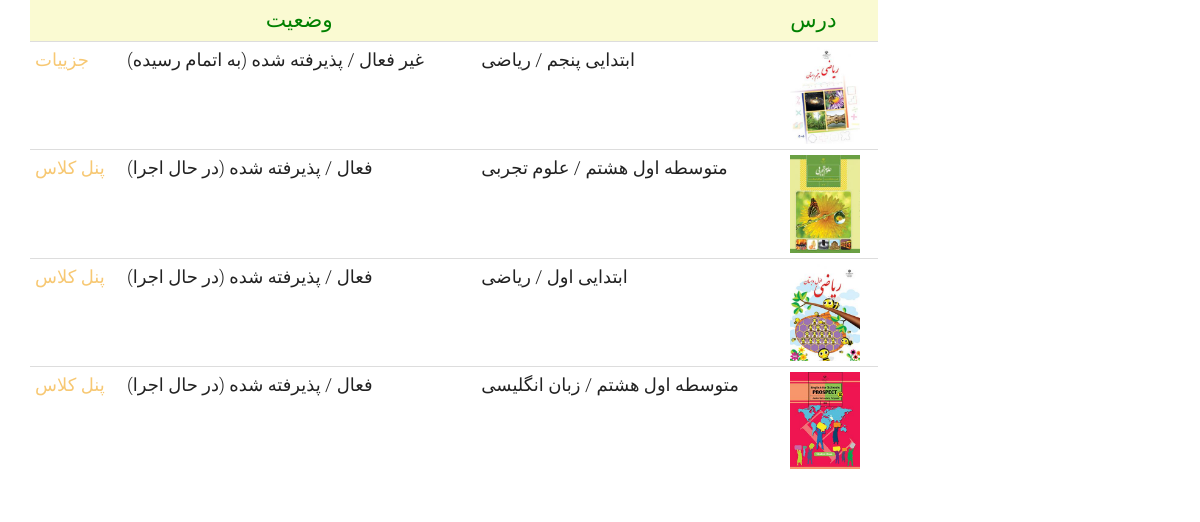
Screenshot of /application/user-application-list (signed in) with the database file from the repository.
### application/models.py (models this page shows, shortened)
class Application(models.Model):
    applicant = models.ForeignKey(User, on_delete=models.CASCADE)
    demanded_course = models.ForeignKey(Course, on_delete=models.CASCADE)
    preferred_style = models.CharField(choices=HOLDING_STYLE, max_length=50, default="V")
    short_description = models.CharField(max_length=300, null=True, blank=True)
    is_accepted = models.BooleanField(blank=True, null=True, default=False)
    num_of_student = models.IntegerField(validators=[MinValueValidator(1), MaxValueValidator(10)], default=1)
    registered_date = models.DateField(null=True, blank=True , auto_now_add=True)
    free_day_1 = models.ForeignKey(WeekDay, on_delete=models.CASCADE, null=True, blank=True)
    free_time_1 = models.ForeignKey(AvailableTime, on_delete=models.CASCADE, null=True, blank=True)
    venue = models.ForeignKey(PublicPlace, on_delete=models.CASCADE, blank=True, null=True)
    is_active = models.BooleanField(default=False)
    slug = models.SlugField(max_length=200, default="", null=False, db_index=True)
    def get_absolute_url(self):
        return reverse('application_detail', args=[self.id])

class Course(models.Model):
    course_name = models.ForeignKey(CourseName, on_delete=models.CASCADE, db_index=True)
    grade = models.ForeignKey(Grade, on_delete=models.CASCADE, blank=True, null=True)
    major = models.ForeignKey(Major, on_delete=models.CASCADE, blank=True, null=True)
    image=models.ImageField(upload_to='images/courses', null=True,blank=True)
    code=models.CharField(max_length=7, blank=True, null=True)
    book_download_link=models.CharField(max_length=300, blank=True, null=True)
    is_active = models.BooleanField(default=True)
    slug = models.SlugField(max_length=500, blank=True, null=True)
    def __str__(self):
        return f" {self.grade} / {self.course_name} "
    class Meta:
        constraints = [
            models.UniqueConstraint(fields=['course_name', 'grade', 'major'],
                                    name='unique_course_name_edu_level_grade'),
        ]

class Grade(models.Model):
    edu_level = models.ForeignKey(EducationalLevel, on_delete=models.CASCADE)
    grade_name = models.CharField(max_length=20, verbose_name="پایه تحصیلی")
    url_title = models.CharField(max_length=200, blank=True, null=True)
    is_active = models.BooleanField(default=True)
    def __str__(self):
        return f"{self.edu_level} {self.grade_name}"
    class Meta:
        constraints = [
            models.UniqueConstraint(fields=['edu_level', 'grade_name'], name='unique_edu_level_grade')]

class EducationalLevel(models.Model):
    edu_level = models.CharField(max_length=20, unique=True, verbose_name="دوره آموزشی")
    url_title = models.CharField(max_length=200, blank=True, null=True)
    is_active = models.BooleanField(default=True)
    def __str__(self):
        return self.edu_level

class CourseName(models.Model):
    course_name = models.CharField(max_length=20, unique=True)
    def __str__(self):
        return f"{self.course_name}"

### application/views.py (the view)
# urls.py: path('user-application-list',views.UserApplicationListView.as_view(), name='user_application_list_page'),
class UserApplicationListView(ListView):
    template_name = 'application/user_application_list.html'
    model = Application
    context_object_name = 'applications'
    ordering = ['registered_date']
    paginate_by = 9
    def get_queryset(self):
        base_query = super(UserApplicationListView, self).get_queryset()
        current_user = self.request.user
        application = base_query.filter(applicant_id=current_user.id)
        return application

### application/templates/application/user_application_list.html (shortened to what this page needs)
{% extends 'shared/_layout.html' %}
{% load render_partial %}
{% block content %}
<div class="container">
	<div class="row">
		<div class="col-sm-9">
			<div class="container-fluid">
				<div class="row fh5co-post-entry">
				<div class="table-responsive cart_info">
				<table class="table table-condensed">
					<thead>
						<tr class="cart_menu", style="background-color: lightgoldenrodyellow">
							<td></td>
							<td style="text-align: center; color: green; font-size: larger">وضعیت</td>
							<td></td>
							<td style="color: green; font-size: larger">درس</td>
						</tr>
					</thead>
					<tbody>
					{% for application in applications %}
						<tr>
							<td>
								{% if application.acceptedapplication.is_finished == True  %}
								<a href=""> جزییات </a>
								{% elif application.is_active == False and application.is_accepted == False  %}
								<a href="{% url 'complete_application_page' %}"> تکمیل / </a>
								<a href="" onclick="removeInactiveApplication({{application.id}})"> حذف </a>
								{% elif application.is_active == True and application.is_accepted == False  %}
								<a href="{% url 'edit_active_application' application_id=application.id %}"> ویرایش / </a>
								<a href="" onclick="removeActiveApplication({{application.id}})"> حذف </a>
								{% elif application.is_active == True and application.acceptedapplication.is_active == True %}
								<a href=""> پنل کلاس </a>
								{% elif application.is_active == True and application.is_accepted == True and application.acceptedapplication.is_active == False  %}
								<a href="" onclick="removeAppFromVolunteer({{application.id}})"> حذف از لیست داولطب </a>
								{% endif %}
							</td>
							<td>
								{% if application.acceptedapplication.is_finished == True %}
								<p>  غیر فعال / پذیرفته شده (به اتمام رسیده) </p>
								{% elif application.is_active == True and application.acceptedapplication.is_active == True %}
								<p>  فعال / پذیرفته شده (در حال اجرا) </p>
								{% elif application.is_active == False and application.is_accepted == False  %}
								<p>  غیر فعال / پذیرفته نشده (تکمیل نشده) </p>
								{% elif application.is_active == True and application.is_accepted == False  %}
								<p>  فعال / پذیرفته نشده (در صف انتظار) </p>
								{% elif application.is_active == True and application.is_accepted == True and application.acceptedapplication.is_active == False  %}
								<p>   فعال / پذیرفته شده (در انتظار تایید داوطلب) </p>
								{% endif %}
							</td>
							<td>
								<p>{{application.demanded_course}} </p>
							</td>
                            <td>
								{% if application.demanded_course.image %}
            					<figure>
               					<a href="{{ application.get_absolute_url }}">
                   				<img src="{{application.demanded_course.image.url}}" width="70" alt="Image" class="img-responsive"></a>
            					</figure>
            					{% else %}
            					<figure>
               					<a href="{{ application.get_absolute_url }}">
                   				<img src="static/images/volunteer.png" alt="Image" class="img-responsive"></a>
            					</figure>
                				{% endif %}
							</td>
						</tr>
					{% endfor %}
					</tbody>
				</table>
			</div>
				</div>
			</div>
		</div>
	</div>
</div>
{% endblock %}

### static/css/style.css (style rules this page uses)
html { background: #fff; }
body { font-family: "Roboto", arial, sans-serif; font-size: 18px; font-weight: 300; line-height: 1.8; color: #222; background: #fff; }
a { color: #f7c873; -webkit-transition: 0.5s; -o-transition: 0.5s; transition: 0.5s; }
p { margin-bottom: 30px; }

### rows the page displays
Application: shows "جزییات", shows "غیر فعال / پذیرفته شده (به اتمام رسیده)", demanded_course "ابتدایی پنجم / ریاضی", demanded_course.image (picture)
Application: is_active "پنل کلاس", demanded_course "متوسطه اول هشتم / علوم تجربی", demanded_course.image (picture)
Application: is_active "پنل کلاس", demanded_course "ابتدایی اول / ریاضی", demanded_course.image (picture)
Application: is_active "پنل کلاس", demanded_course "متوسطه اول هشتم / زبان انگلیسی", demanded_course.image (picture)
